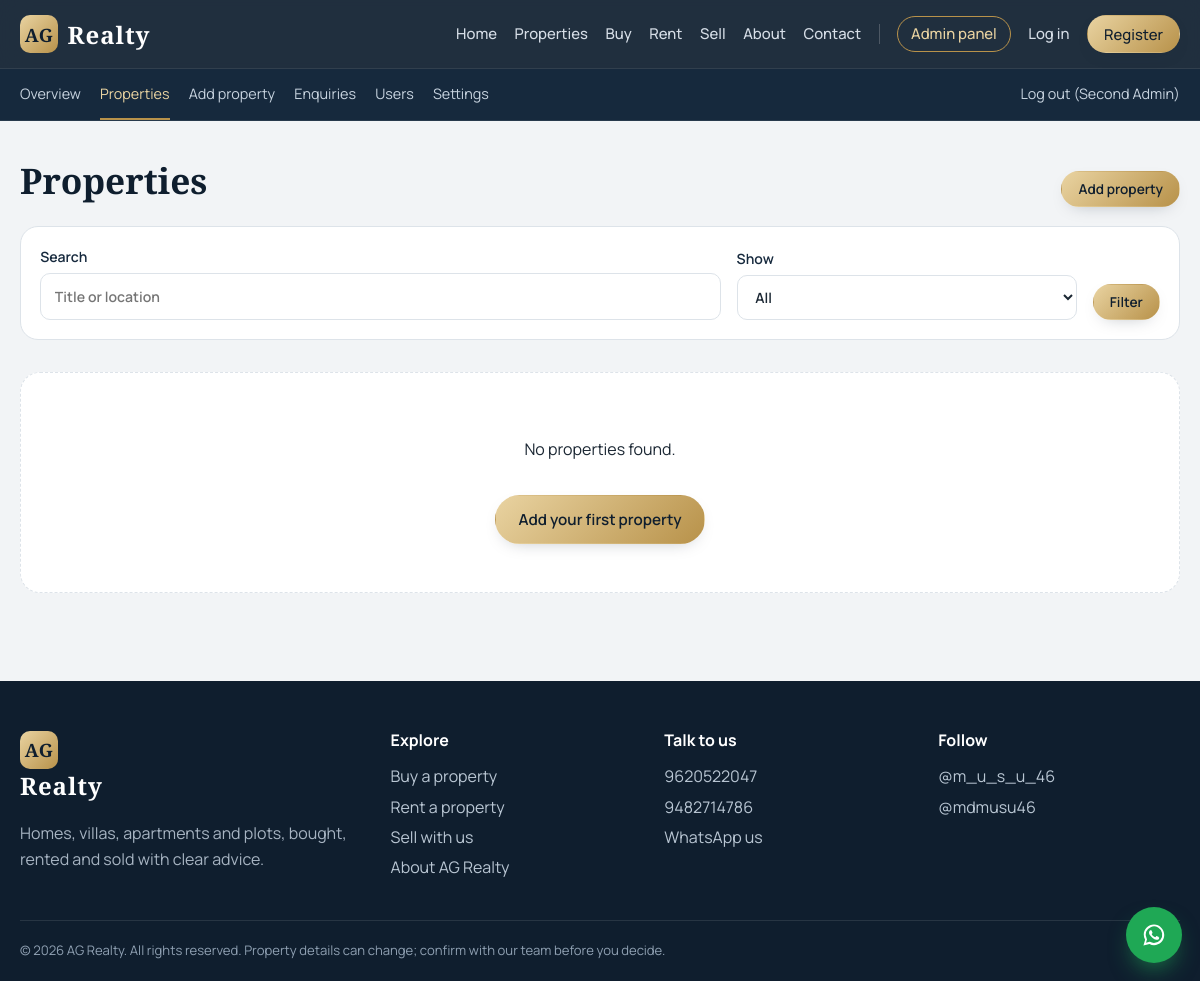
The app's page /admin/properties (signed in) with its own data.
### tables this page shows
CREATE TABLE admins (
  id INTEGER PRIMARY KEY AUTOINCREMENT,
  name TEXT NOT NULL,
  email TEXT NOT NULL UNIQUE,
  password_hash TEXT NOT NULL,
  role TEXT NOT NULL DEFAULT 'admin',
  created_at TEXT NOT NULL DEFAULT CURRENT_TIMESTAMP
);

CREATE TABLE settings (
  key TEXT PRIMARY KEY,
  value TEXT NOT NULL DEFAULT ''
);

CREATE TABLE social_links (
  id INTEGER PRIMARY KEY AUTOINCREMENT,
  platform TEXT NOT NULL,
  label TEXT NOT NULL,
  url TEXT NOT NULL DEFAULT '',
  active INTEGER NOT NULL DEFAULT 1,
  sort_order INTEGER NOT NULL DEFAULT 0
);

### app.py (the view)
@app.route("/admin/properties")
@admin_required
def admin_properties():
    q, st = request.args.get("q", "").strip(), request.args.get("state", "")
    w, v = ["1=1"], []
    if q:
        w.append("(p.title LIKE ? OR p.location LIKE ?)"); v += [f"%{q}%"] * 2
    if st == "pending":
        w.append("p.approved=0")
    elif st in STATUSES:
        w.append("p.status=?"); v.append(st)
    return render_template("admin/properties.html", items=query_props(" AND ".join(w), v), q=q, state=st)

### app.py (called while the page is built)
def db():
    if "db" not in g:
        g.db = get_db()
    return g.db

def csrf_token():
    if "csrf" not in session:
        session["csrf"] = secrets.token_hex(16)
    return session["csrf"]

@app.before_request
def csrf_protect():
    if request.method == "POST":
        sent = request.form.get("csrf_token") or request.headers.get("X-CSRF-Token") or ""
        expected = session.get("csrf")
        if not expected or not sent or not secrets.compare_digest(sent, expected):
            abort(400, "Your security token expired. Go back, refresh the page and try again.")

@app.after_request
def headers(resp):
    resp.headers.setdefault("X-Content-Type-Options", "nosniff")
    resp.headers.setdefault("X-Frame-Options", "SAMEORIGIN")
    resp.headers.setdefault("Referrer-Policy", "strict-origin-when-cross-origin")
    return resp

def current_user():
    if "cu" not in g:
        g.cu = None
        if session.get("user_id"):
            g.cu = db().execute("SELECT * FROM users WHERE id=? AND is_active=1", (session["user_id"],)).fetchone()
            if not g.cu:
                session.pop("user_id", None)
    return g.cu

def current_admin():
    if "ca" not in g:
        g.ca = None
        if session.get("admin_id"):
            g.ca = db().execute("SELECT * FROM admins WHERE id=?", (session["admin_id"],)).fetchone()
    return g.ca

def admin_required(fn):
    @wraps(fn)
    def wrap(*a, **kw):
        if not current_admin():
            return redirect(url_for("admin_login", next=request.path))
        return fn(*a, **kw)
    return wrap

def digits(s):
    d = re.sub(r"\D", "", s or "")
    return "91" + d if len(d) == 10 else d

@app.context_processor
def inject():
    d = db()
    site = {r["key"]: r["value"] for r in d.execute("SELECT key, value FROM settings")}
    socials = d.execute("SELECT * FROM social_links WHERE active=1 AND url!='' ORDER BY sort_order, id").fetchall()
    def wa_link(text=""):
        return f"https://wa.me/{digits(site.get('whatsapp'))}?text={quote(text)}"
    return dict(now_year=time.strftime('%Y'), site=site, socials=socials, current_user=current_user(), current_admin=current_admin(),
                csrf_token=csrf_token, media_url=media_url, wa_link=wa_link, IMAGE_KINDS=IMAGE_KINDS,
                VIDEO_KINDS=VIDEO_KINDS, FACILITY_CATS=FACILITY_CATS, PROPERTY_TYPES=PROPERTY_TYPES,
                VISUAL_CHOICES=VISUAL_CHOICES)

### templates/admin/properties.html (shortened to what this page needs)
{% extends "base.html" %}
{% block content %}
{% include "admin/_nav.html" %}
<section class="wrap section">
  <div class="section-head"><h1 class="h2">Properties</h1><a class="btn btn-gold btn-sm" href="{{ url_for('admin_property_new') }}">Add property</a></div>
  <form class="filters slim" method="get">
    <label>Search<input name="q" value="{{ q }}" placeholder="Title or location"></label>
    <label>Show<select name="state"><option value="">All</option></select></label>
    <div class="filter-actions"><button class="btn btn-gold btn-sm">Filter</button></div>
  </form>
  {% if items %}
  <div class="table-wrap"><table class="table"><thead><tr><th>Property</th><th>Deal</th><th>Price</th><th>Availability</th><th>Actions</th></tr></thead><tbody>
  {% for p in items %}<tr>
    <td data-l="Property"><a href="{{ url_for('admin_property_edit', pid=p.id) }}"><b>{{ p.title }}</b></a><br><small>{{ p.location }}{% if p.featured %} · Featured{% endif %}</small></td>
    <td data-l="Deal">{{ 'Buy' if p.listing_type=='buy' else 'Rent' }}</td>
    <td data-l="Price">{{ p.price|inr }}</td>
    <td data-l="Availability">
      {% if not p.approved %}<form class="inline" method="post" action="{{ url_for('admin_property_quick', pid=p.id) }}"><input type="hidden" name="csrf_token" value="{{ csrf_token() }}"><input type="hidden" name="approve" value="1"><button class="btn btn-gold btn-sm">Approve</button></form>
      {% else %}
      <form class="inline" method="post" action="{{ url_for('admin_property_quick', pid=p.id) }}"><input type="hidden" name="csrf_token" value="{{ csrf_token() }}">
        <select name="status" onchange="this.form.submit()" aria-label="Availability">{% for s in ('available','sold','rented') %}<option value="{{ s }}" {{ 'selected' if p.status==s }}>{{ s|capitalize }}</option>{% endfor %}</select></form>
      {% endif %}
    </td>
    <td data-l="Actions" class="actions">
      <a href="{{ url_for('property_detail', pid=p.id) }}">View</a>
      <a href="{{ url_for('admin_property_edit', pid=p.id) }}">Edit</a>
      <form class="inline" method="post" action="{{ url_for('admin_property_delete', pid=p.id) }}" onsubmit="return confirm('Delete this property and its media? This cannot be undone.')"><input type="hidden" name="csrf_token" value="{{ csrf_token() }}"><button class="linklike danger">Delete</button></form>
    </td></tr>{% endfor %}
  </tbody></table></div>
  {% else %}<div class="empty"><p>No properties found.</p><a class="btn btn-gold" href="{{ url_for('admin_property_new') }}">Add your first property</a></div>{% endif %}
</section>
{% endblock %}

### templates/base.html (shortened to what this page needs)
<!doctype html>
<html lang="en">
<head>
<link rel="stylesheet" href="{{ url_for('static', filename='css/style.css') }}">
</head>
<body data-csrf="{{ csrf_token() }}" data-logged-in="{{ 1 if current_user else 0 }}" data-login-url="{{ url_for('login') }}">
<header class="site-header">
  <div class="wrap bar">
    <a class="brand" href="{{ url_for('index') }}" aria-label="AG Realty home"><span class="mark">AG</span><span class="brand-name">Realty</span></a>
    <nav id="nav" class="nav">
      <a href="{{ url_for('index') }}" {% if request.endpoint=='index' %}class="on"{% endif %}>Home</a>
      <a href="{{ url_for('properties') }}" {% if request.endpoint in ('properties','property_detail') %}class="on"{% endif %}>Properties</a>
      <a href="{{ url_for('buy') }}" {% if request.endpoint=='buy' %}class="on"{% endif %}>Buy</a>
      <a href="{{ url_for('rent') }}" {% if request.endpoint=='rent' %}class="on"{% endif %}>Rent</a>
      <a href="{{ url_for('sell') }}" {% if request.endpoint=='sell' %}class="on"{% endif %}>Sell</a>
      <a href="{{ url_for('about') }}" {% if request.endpoint=='about' %}class="on"{% endif %}>About</a>
      <a href="{{ url_for('contact') }}" {% if request.endpoint=='contact' %}class="on"{% endif %}>Contact</a>
      {% if current_admin %}<a href="{{ url_for('admin_home') }}" class="pill">Admin panel</a>{% endif %}
      {% if current_user %}
        <a href="{{ url_for('favorites') }}">Favorites</a>
        <a href="{{ url_for('dashboard') }}">My account</a>
        <form method="post" action="{{ url_for('logout') }}" class="inline"><input type="hidden" name="csrf_token" value="{{ csrf_token() }}"><button class="linklike">Log out</button></form>
      {% else %}
        <a href="{{ url_for('login') }}">Log in</a>
        <a href="{{ url_for('register') }}" class="btn btn-sm btn-gold">Register</a>
      {% endif %}
    </nav>
  </div>
</header>
<main>{% block content %}{% endblock %}</main>
<footer class="site-footer">
  <div class="wrap foot-grid">
    <div>
      <a class="brand light" href="{{ url_for('index') }}"><span class="mark">AG</span><span class="brand-name">Realty</span></a>
      <p class="muted-l">Homes, villas, apartments and plots, bought, rented and sold with clear advice.</p>
    </div>
    <div>
      <h4>Explore</h4>
      <a href="{{ url_for('buy') }}">Buy a property</a><a href="{{ url_for('rent') }}">Rent a property</a>
      <a href="{{ url_for('sell') }}">Sell with us</a><a href="{{ url_for('about') }}">About AG Realty</a>
    </div>
    <div>
      <h4>Talk to us</h4>
      {% if site.phone1 %}<a href="tel:+91{{ site.phone1 }}">{{ site.phone1 }}</a>{% endif %}
      {% if site.phone2 %}<a href="tel:+91{{ site.phone2 }}">{{ site.phone2 }}</a>{% endif %}
      <a href="{{ wa_link('Hello AG Realty, I would like to know more about your properties.') }}" target="_blank" rel="noopener">WhatsApp us</a>
    </div>
    <div>
      <h4>Follow</h4>
      {% for s in socials %}<a href="{{ s.url }}" target="_blank" rel="noopener">{{ s.label }}</a>{% else %}<span class="muted-l">Social links coming soon.</span>{% endfor %}
    </div>
  </div>
  <div class="wrap legal">© {{ now_year }} AG Realty. All rights reserved. Property details can change; confirm with our team before you decide.</div>
</footer>
<a class="wa-float" href="{{ wa_link('Hello AG Realty, I have an enquiry about a property.') }}" target="_blank" rel="noopener" aria-label="Chat on WhatsApp">
</a>
</body>
</html>

### templates/admin/_nav.html (shortened to what this page needs)
<div class="admin-bar"><div class="wrap">
  <a href="{{ url_for('admin_home') }}" class="{{ 'on' if request.endpoint=='admin_home' }}">Overview</a>
  <a href="{{ url_for('admin_properties') }}" class="{{ 'on' if request.endpoint in ('admin_properties','admin_property_edit') }}">Properties</a>
  <a href="{{ url_for('admin_property_new') }}" class="{{ 'on' if request.endpoint=='admin_property_new' }}">Add property</a>
  <a href="{{ url_for('admin_enquiries') }}" class="{{ 'on' if request.endpoint=='admin_enquiries' }}">Enquiries</a>
  <a href="{{ url_for('admin_users') }}" class="{{ 'on' if request.endpoint=='admin_users' }}">Users</a>
  <a href="{{ url_for('admin_settings') }}" class="{{ 'on' if request.endpoint=='admin_settings' }}">Settings</a>
  <form method="post" action="{{ url_for('admin_logout') }}" class="inline"><input type="hidden" name="csrf_token" value="{{ csrf_token() }}"><button class="linklike">Log out ({{ current_admin.name }})</button></form>
</div></div>

### records on screen
admins: name "Second Admin"
settings: phone1 "9620522047"
settings: phone2 "9482714786"
social_links: label "@m_u_s_u_46"
social_links: label "@mdmusu46"

### other values on screen
{{ now_year }} "2026"
